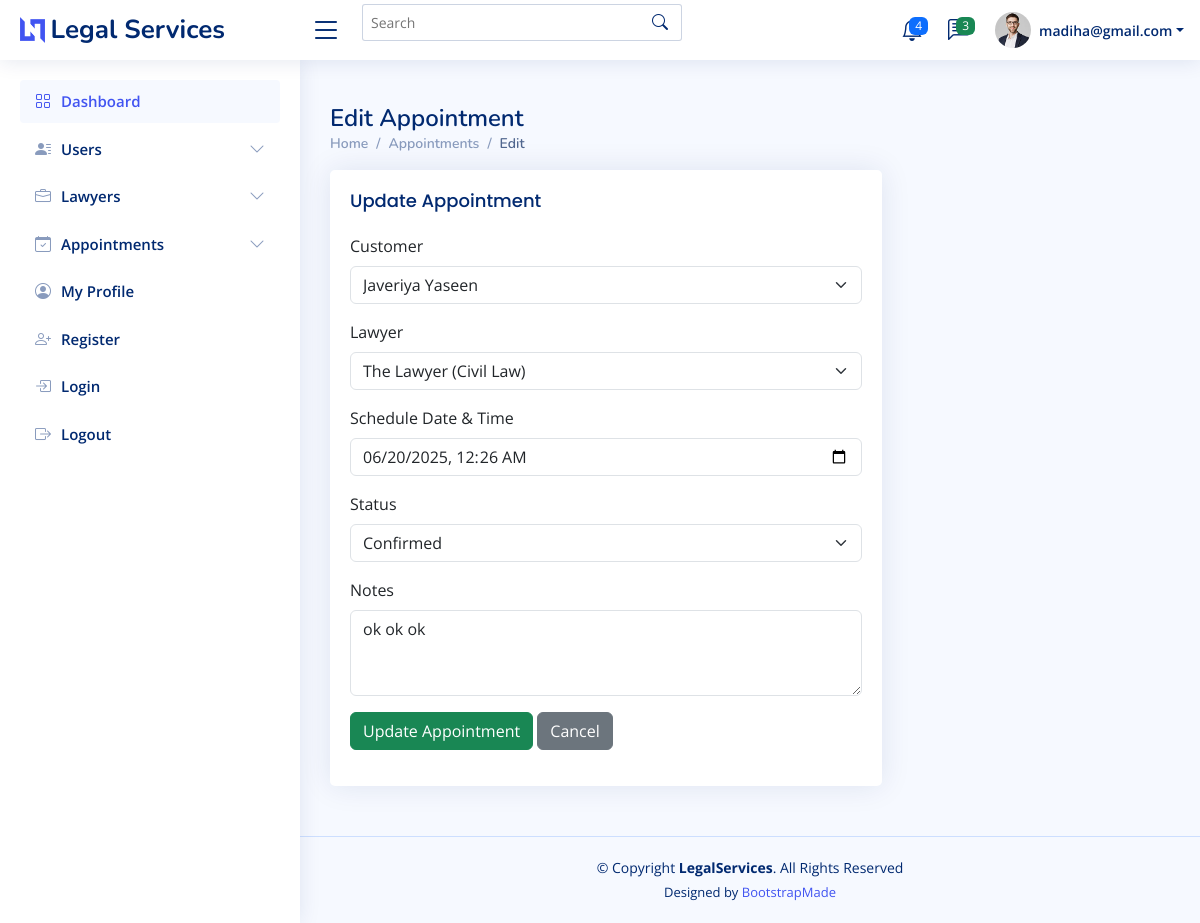
Page /admin/appointment.edit.php?id=3 (signed in) on the committed database.
### tables this page shows
CREATE TABLE `appointments` (
  `appointment_id` int(11) NOT NULL,
  `customer_id` int(11) NOT NULL,
  `lawyer_id` int(11) NOT NULL,
  `schedule_date` datetime NOT NULL,
  `status` enum('Pending','Confirmed','Completed') DEFAULT 'Pending',
  `notes` text DEFAULT NULL,
  `created_at` timestamp NOT NULL DEFAULT current_timestamp()
);

CREATE TABLE `users` (
  `user_id` int(11) NOT NULL,
  `name` varchar(100) NOT NULL,
  `email` varchar(150) NOT NULL,
  `password` varchar(255) NOT NULL,
  `profile_photo` varchar(255) DEFAULT NULL,
  `user_type` enum('Customer','Lawyer','Admin') NOT NULL,
  `city_id` int(11) DEFAULT NULL,
  `created_at` timestamp NOT NULL DEFAULT current_timestamp(),
  `contact_info` varchar(255) DEFAULT NULL
);

### admin/appointment.edit.php (the view, shortened to what this page needs)
<?php
include('inc.header.php');
$appointment_id = isset($_GET['id']) ? (int) $_GET['id'] : 0;
$query = "
  SELECT * FROM appointments
  WHERE appointment_id = $appointment_id
  LIMIT 1
";
$result = mysqli_query($conn, $query);
$appointment = mysqli_fetch_assoc($result);
$customers = mysqli_query($conn, "SELECT user_id, name FROM users WHERE user_type = 'Customer' ORDER BY name ASC");
$lawyers = mysqli_query($conn, "
  SELECT u.user_id, u.name, s.specialization_name
  FROM users u
  JOIN lawyers_profile lp ON u.user_id = lp.lawyer_id
  JOIN specializations s ON lp.specialization_id = s.specialization_id
  WHERE u.user_type = 'Lawyer'
  ORDER BY u.name ASC
");
?>
<main id="main" class="main">
  <div class="pagetitle">
    <h1>Edit Appointment</h1>
    <nav>
      <ol class="breadcrumb">
        <li class="breadcrumb-item"><a href="index.php">Home</a></li>
        <li class="breadcrumb-item"><a href="appointments.php">Appointments</a></li>
        <li class="breadcrumb-item active">Edit</li>
      </ol>
    </nav>
  </div>
  <section class="section">
    <div class="row">
      <div class="col-lg-8">
        <div class="card">
          <div class="card-body">
            <h5 class="card-title">Update Appointment</h5>
            <form method="post">
              <div class="mb-3">
                <label for="customer_id" class="form-label">Customer</label>
                <select name="customer_id" id="customer_id" class="form-select" required>
                  <?php while ($row = mysqli_fetch_assoc($customers)): ?>
                    <option value="<?= $row['user_id'] ?>" <?= $row['user_id'] == $appointment['customer_id'] ? 'selected' : '' ?>>
                      <?= htmlspecialchars($row['name']) ?>
                    </option>
                  <?php endwhile; ?>
                </select>
              </div>
              <div class="mb-3">
                <label for="lawyer_id" class="form-label">Lawyer</label>
                <select name="lawyer_id" id="lawyer_id" class="form-select" required>
                  <?php while ($row = mysqli_fetch_assoc($lawyers)): ?>
                    <option value="<?= $row['user_id'] ?>" <?= $row['user_id'] == $appointment['lawyer_id'] ? 'selected' : '' ?>>
                      <?= htmlspecialchars($row['name']) ?> (<?= htmlspecialchars($row['specialization_name']) ?>)
                    </option>
                  <?php endwhile; ?>
                </select>
              </div>
              <div class="mb-3">
                <label for="schedule_date" class="form-label">Schedule Date & Time</label>
                <input type="datetime-local" name="schedule_date" id="schedule_date" class="form-control"
                       value="<?= date('Y-m-d\TH:i', strtotime($appointment['schedule_date'])) ?>" required>
              </div>
              <div class="mb-3">
                <label for="status" class="form-label">Status</label>
                <select name="status" id="status" class="form-select" required>
                  <option value="Confirmed" <?= $appointment['status'] == 'Confirmed' ? 'selected' : '' ?>>Confirmed</option>
                </select>
              </div>
              <div class="mb-3">
                <label for="notes" class="form-label">Notes</label>
                <textarea name="notes" id="notes" rows="3" class="form-control"><?= htmlspecialchars($appointment['notes']) ?></textarea>
              </div>
              <button type="submit" class="btn btn-success">Update Appointment</button>
              <a href="appointments.php" class="btn btn-secondary">Cancel</a>
            </form>
          </div>
        </div>
      </div>
    </div>
  </section>
</main>
<?php include('inc.footer.php'); ?>

### admin/assets/css/style.css (style rules this page uses)
:root { scroll-behavior: smooth; }
body { font-family: "Open Sans", sans-serif; background: #f6f9ff; color: #444444; }
a { color: #4154f1; text-decoration: none; }
h1, h2, h3, h4, h5, h6 { font-family: "Nunito", sans-serif; }
#main { margin-top: 60px; padding: 20px 30px; transition: all 0.3s; }
.pagetitle { margin-bottom: 10px; }
.pagetitle h1 { font-size: 24px; margin-bottom: 0; font-weight: 600; color: #012970; }
.card { margin-bottom: 30px; border: none; border-radius: 5px; box-shadow: 0px 0 30px rgba(1, 41, 112, 0.1); }
.card-title { padding: 20px 0 15px 0; font-size: 18px; font-weight: 500; color: #012970; font-family: "Poppins", sans-serif; }
.card-body { padding: 0 20px 20px 20px; }
.breadcrumb { font-size: 14px; font-family: "Nunito", sans-serif; color: #899bbd; font-weight: 600; }
.breadcrumb a { color: #899bbd; transition: 0.3s; }
.breadcrumb .breadcrumb-item::before { color: #899bbd; }
.breadcrumb .active { color: #51678f; font-weight: 600; }
@media (min-width: 1200px) { #main, #footer { margin-left: 300px; } }

### rows in the picture
appointments: customer_id "Javeriya Yaseen", lawyer_id "The Lawyer (Civil Law)", schedule_date "06/20/2025 00:26", status "Confirmed", notes "ok ok ok"

### other values in the picture
$_SESSION['Email'] "madiha@gmail.com"
